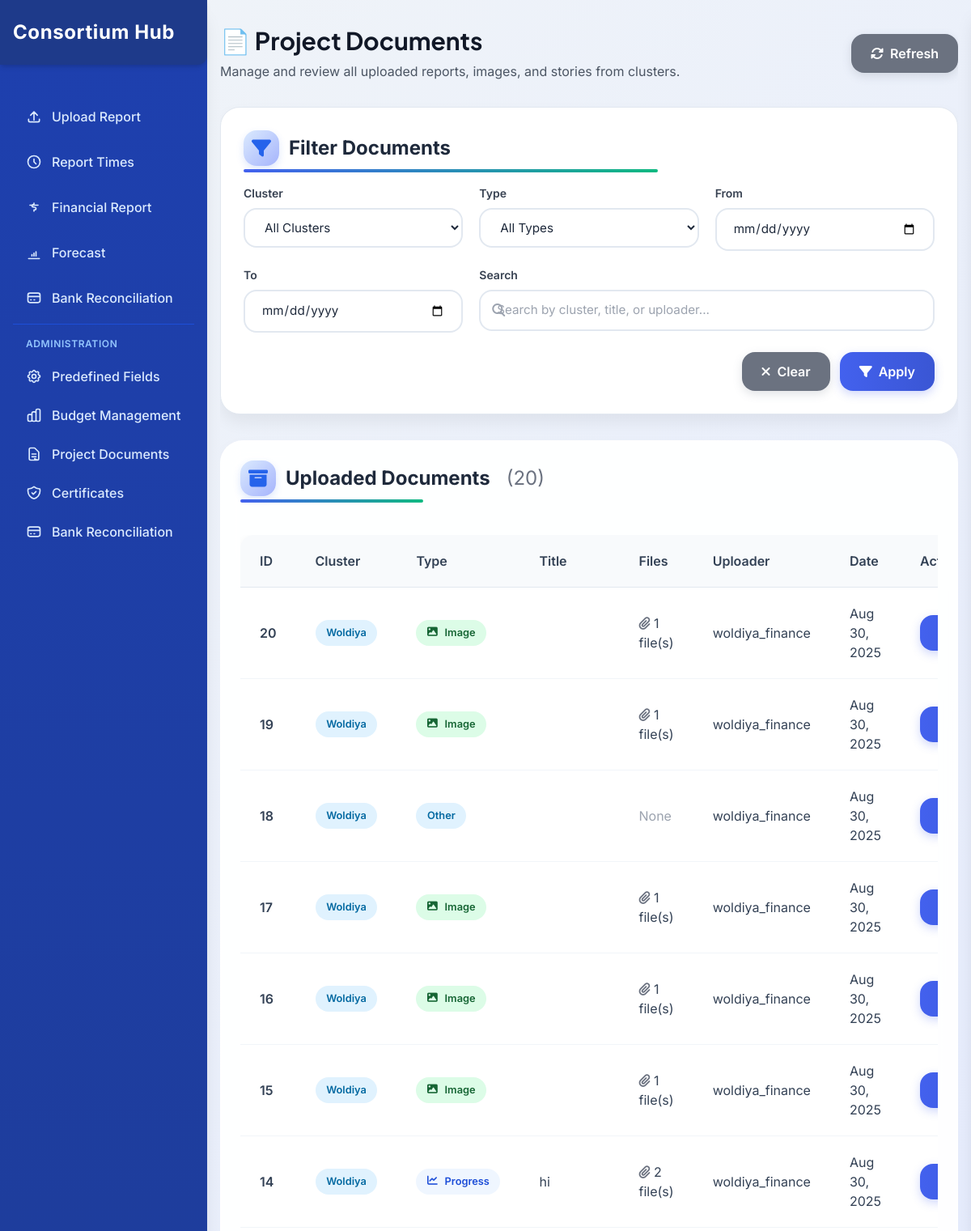
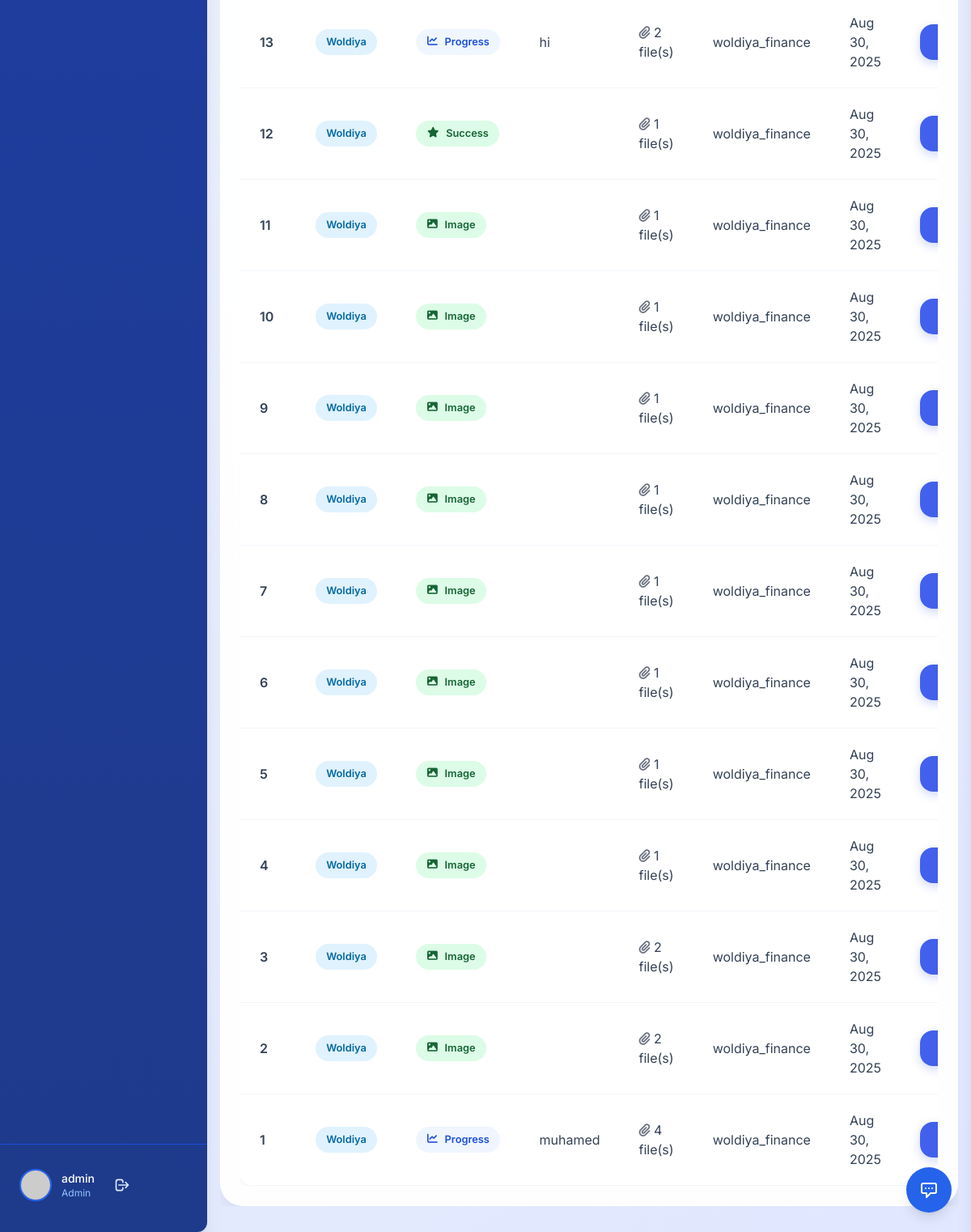
The page /admin_project_documents.php (signed in) on the database its author committed (2 pictures, top to bottom).
### tables this page shows
CREATE TABLE `project_documents` (
  `id` int(11) NOT NULL,
  `document_type` varchar(100) NOT NULL,
  `custom_document_name` varchar(255) DEFAULT NULL,
  `cluster` varchar(100) NOT NULL,
  `document_file_names` text DEFAULT NULL,
  `document_file_paths` text DEFAULT NULL,
  `image_file_names` text DEFAULT NULL,
  `image_file_paths` text DEFAULT NULL,
  `progress_title` varchar(255) DEFAULT NULL,
  `progress_date` date DEFAULT NULL,
  `progress_summary` text DEFAULT NULL,
  `progress_details` text DEFAULT NULL,
  `challenge_title` varchar(255) DEFAULT NULL,
  `challenge_description` text DEFAULT NULL,
  `challenge_impact` text DEFAULT NULL,
  `proposed_solution` text DEFAULT NULL,
  `success_title` varchar(255) DEFAULT NULL,
  `success_description` text DEFAULT NULL,
  `beneficiaries` int(11) DEFAULT NULL,
  `success_date` date DEFAULT NULL,
  `uploaded_by` varchar(100) NOT NULL,
  `uploaded_at` timestamp NOT NULL DEFAULT current_timestamp(),
  `updated_at` timestamp NOT NULL DEFAULT current_timestamp() ON UPDATE current_timestamp(),
  `photo_titles` text DEFAULT NULL
);

### admin_project_documents.php (the view, shortened to what this page needs)
<?php
include 'header.php';
include 'setup_database.php';
$filter_date_from = isset($_GET['date_from']) ? $_GET['date_from'] : '';
$filter_date_to = isset($_GET['date_to']) ? $_GET['date_to'] : '';
$filter_search = isset($_GET['search']) ? $_GET['search'] : '';
$sql = "SELECT * FROM project_documents WHERE 1=1";
$sql .= " ORDER BY uploaded_at DESC";
$stmt = $conn->prepare($sql);
$stmt->execute();
$result = $stmt->get_result();
?>
<!DOCTYPE html>
<html lang="en">
<head>
    <script src="https://cdn.tailwindcss.com"></script>
    <link rel="stylesheet" href="https://cdnjs.cloudflare.com/ajax/libs/font-awesome/6.4.0/css/all.min.css">
</head>
<body class="bg-gray-50">
    <div class="main-content-flex">
        <div class="content-container">
            <div class="flex flex-col md:flex-row md:items-center md:justify-between mb-8">
                <div>
                    <h1 class="text-3xl font-bold heading-font text-gray-900">📄 Project Documents</h1>
                    <p class="mt-2 text-gray-600">Manage and review all uploaded reports, images, and stories from clusters.</p>
                </div>
                <div class="mt-4 md:mt-0">
                    <button onclick="window.location.reload()" class="btn-secondary">
                        <i class="fas fa-sync-alt"></i> Refresh
                    </button>
                </div>
            </div>
            <div class="filter-container card-hover">
                <h2 class="section-title mb-5">
                    <span class="section-icon">
                        <i class="fas fa-filter"></i>
                    </span>
                    Filter Documents
                </h2>
                <form method="GET" class="filter-form">
                    <div class="filter-grid">
                        <div>
                            <label class="block text-sm font-semibold text-gray-700 mb-2">Cluster</label>
                            <select name="cluster" class="form-select">
                                <option value="">All Clusters</option>
                            </select>
                        </div>
                        <div>
                            <label class="block text-sm font-semibold text-gray-700 mb-2">Type</label>
                            <select name="type" class="form-select">
                                <option value="">All Types</option>
                            </select>
                        </div>
                        <div>
                            <label class="block text-sm font-semibold text-gray-700 mb-2">From</label>
                            <input type="date" name="date_from" class="form-input" value="<?= htmlspecialchars($filter_date_from) ?>">
                        </div>
                        <div>
                            <label class="block text-sm font-semibold text-gray-700 mb-2">To</label>
                            <input type="date" name="date_to" class="form-input" value="<?= htmlspecialchars($filter_date_to) ?>">
                        </div>
                        <div class="md:col-span-2">
                            <label class="block text-sm font-semibold text-gray-700 mb-2">Search</label>
                            <div class="relative">
                                <input type="text" name="search" class="form-input pl-12" placeholder="Search by cluster, title, or uploader..." value="<?= htmlspecialchars($filter_search) ?>">
                                <i class="fas fa-search absolute left-4 top-1/2 transform -translate-y-1/2 text-gray-400"></i>
                            </div>
                        </div>
                    </div>
                    <div class="flex justify-end gap-3 mt-4">
                        <button type="button" onclick="clearFilters()" class="btn-secondary px-4 py-2">
                            <i class="fas fa-times"></i> Clear
                        </button>
                        <button type="submit" class="btn-primary px-5 py-2">
                            <i class="fas fa-filter"></i> Apply
                        </button>
                    </div>
                </form>
            </div>
            <div class="glass-card p-6 rounded-2xl card-hover">
                <div class="flex flex-col md:flex-row md:items-center md:justify-between mb-6">
                    <h2 class="section-title">
                        <span class="section-icon">
                            <i class="fas fa-archive"></i>
                        </span>
                        Uploaded Documents
                        <span class="text-gray-500 font-normal ml-2">(<?= $result->num_rows ?>)</span>
                    </h2>
                </div>
                <?php if ($result->num_rows > 0): ?>
                    <div class="overflow-x-auto">
                        <table class="data-table">
                            <thead>
                                <tr>
                                    <th>ID</th>
                                    <th>Cluster</th>
                                    <th>Type</th>
                                    <th>Title</th>
                                    <th>Files</th>
                                    <th>Uploader</th>
                                    <th>Date</th>
                                    <th>Actions</th>
                                </tr>
                            </thead>
                            <tbody>
                                <?php while ($row = $result->fetch_assoc()): ?>
                                    <tr>
                                        <td class="font-semibold text-primary"><?= $row['id'] ?></td>
                                        <td><span class="badge badge-info"><?= htmlspecialchars($row['cluster']) ?></span></td>
                                        <td>
                                            <?php
                                            if (!empty($row['progress_title'])) {
                                                echo '<span class="badge badge-primary"><i class="fas fa-chart-line mr-1"></i> Progress</span>';
                                            } elseif (!empty($row['challenge_title'])) {
                                                echo '<span class="badge badge-danger"><i class="fas fa-exclamation-triangle mr-1"></i> Challenge</span>';
                                            } elseif (!empty($row['success_title'])) {
                                                echo '<span class="badge badge-success"><i class="fas fa-star mr-1"></i> Success</span>';
                                            } elseif (!empty($row['document_file_names']) && $row['document_file_names'] !== '[]') {
                                                echo '<span class="badge badge-warning"><i class="fas fa-file-pdf mr-1"></i> Document</span>';
                                            } elseif (!empty($row['image_file_names']) && $row['image_file_names'] !== '[]') {
                                                echo '<span class="badge badge-success"><i class="fas fa-image mr-1"></i> Image</span>';
                                            } else {
                                                echo '<span class="badge badge-info">Other</span>';
                                            }
                                            ?>
                                        </td>
                                        <td><?= htmlspecialchars($row['progress_title'] ?? $row['challenge_title'] ?? $row['success_title'] ?? 'N/A') ?></td>
                                        <td>
                                            <?php
                                            $fileCount = 0;
                                            if (!empty($row['document_file_names']) && $row['document_file_names'] !== '[]' && $row['document_file_names'] !== 'null') {
                                                $fileCount += count(json_decode($row['document_file_names'], true));
                                            }
                                            if (!empty($row['image_file_names']) && $row['image_file_names'] !== '[]' && $row['image_file_names'] !== 'null') {
                                                $fileCount += count(json_decode($row['image_file_names'], true));
                                            }
                                            echo $fileCount > 0 ? "<i class='fas fa-paperclip text-gray-500'></i> $fileCount file(s)" : "<span class='text-gray-400'>None</span>";
                                            ?>
                                        </td>
                                        <td><?= htmlspecialchars($row['uploaded_by']) ?></td>
                                        <td><?= date('M j, Y', strtotime($row['uploaded_at'])) ?></td>
                                        <td>
                                            <button onclick="viewDocument(<?= $row['id'] ?>)" class="btn-primary text-sm px-3 py-1.5">
                                            </button>
                                        </td>
                                    </tr>
                                <?php endwhile; ?>
                            </tbody>
                        </table>
                    </div>
                <?php endif; ?>
            </div>
        </div>
    </div>
</body>
</html>

### rows shown on the page
project_documents: id "20", cluster "Woldiya", progress_title "Image", fileCount "1", uploaded_by "woldiya_finance", uploaded_at "Aug 30, 2025"
project_documents: id "19", cluster "Woldiya", progress_title "Image", fileCount "1", uploaded_by "woldiya_finance", uploaded_at "Aug 30, 2025"
project_documents: id "18", cluster "Woldiya", progress_title "Other", shows "None", uploaded_by "woldiya_finance", uploaded_at "Aug 30, 2025"
project_documents: id "17", cluster "Woldiya", progress_title "Image", fileCount "1", uploaded_by "woldiya_finance", uploaded_at "Aug 30, 2025"
project_documents: id "16", cluster "Woldiya", progress_title "Image", fileCount "1", uploaded_by "woldiya_finance", uploaded_at "Aug 30, 2025"
project_documents: id "15", cluster "Woldiya", progress_title "Image", fileCount "1", uploaded_by "woldiya_finance", uploaded_at "Aug 30, 2025"
project_documents: id "14", cluster "Woldiya", shows "Progress", progress_title "hi", fileCount "2", uploaded_by "woldiya_finance", uploaded_at "Aug 30, 2025"
project_documents: id "13", cluster "Woldiya", shows "Progress", progress_title "hi", fileCount "2", uploaded_by "woldiya_finance", uploaded_at "Aug 30, 2025"
project_documents: id "12", cluster "Woldiya", progress_title "Success", fileCount "1", uploaded_by "woldiya_finance", uploaded_at "Aug 30, 2025"
project_documents: id "11", cluster "Woldiya", progress_title "Image", fileCount "1", uploaded_by "woldiya_finance", uploaded_at "Aug 30, 2025"
project_documents: id "10", cluster "Woldiya", progress_title "Image", fileCount "1", uploaded_by "woldiya_finance", uploaded_at "Aug 30, 2025"
project_documents: id "9", cluster "Woldiya", progress_title "Image", fileCount "1", uploaded_by "woldiya_finance", uploaded_at "Aug 30, 2025"
project_documents: id "8", cluster "Woldiya", progress_title "Image", fileCount "1", uploaded_by "woldiya_finance", uploaded_at "Aug 30, 2025"
project_documents: id "7", cluster "Woldiya", progress_title "Image", fileCount "1", uploaded_by "woldiya_finance", uploaded_at "Aug 30, 2025"
project_documents: id "6", cluster "Woldiya", progress_title "Image", fileCount "1", uploaded_by "woldiya_finance", uploaded_at "Aug 30, 2025"
project_documents: id "5", cluster "Woldiya", progress_title "Image", fileCount "1", uploaded_by "woldiya_finance", uploaded_at "Aug 30, 2025"
project_documents: id "4", cluster "Woldiya", progress_title "Image", fileCount "1", uploaded_by "woldiya_finance", uploaded_at "Aug 30, 2025"
project_documents: id "3", cluster "Woldiya", progress_title "Image", fileCount "2", uploaded_by "woldiya_finance", uploaded_at "Aug 30, 2025"
project_documents: id "2", cluster "Woldiya", progress_title "Image", fileCount "2", uploaded_by "woldiya_finance", uploaded_at "Aug 30, 2025"
project_documents: id "1", cluster "Woldiya", shows "Progress", progress_title "muhamed", fileCount "4", uploaded_by "woldiya_finance", uploaded_at "Aug 30, 2025"

### other values the page prints
$_SESSION['username'] "admin"
$_SESSION['role'] "Admin"
$result->num_rows "20"
